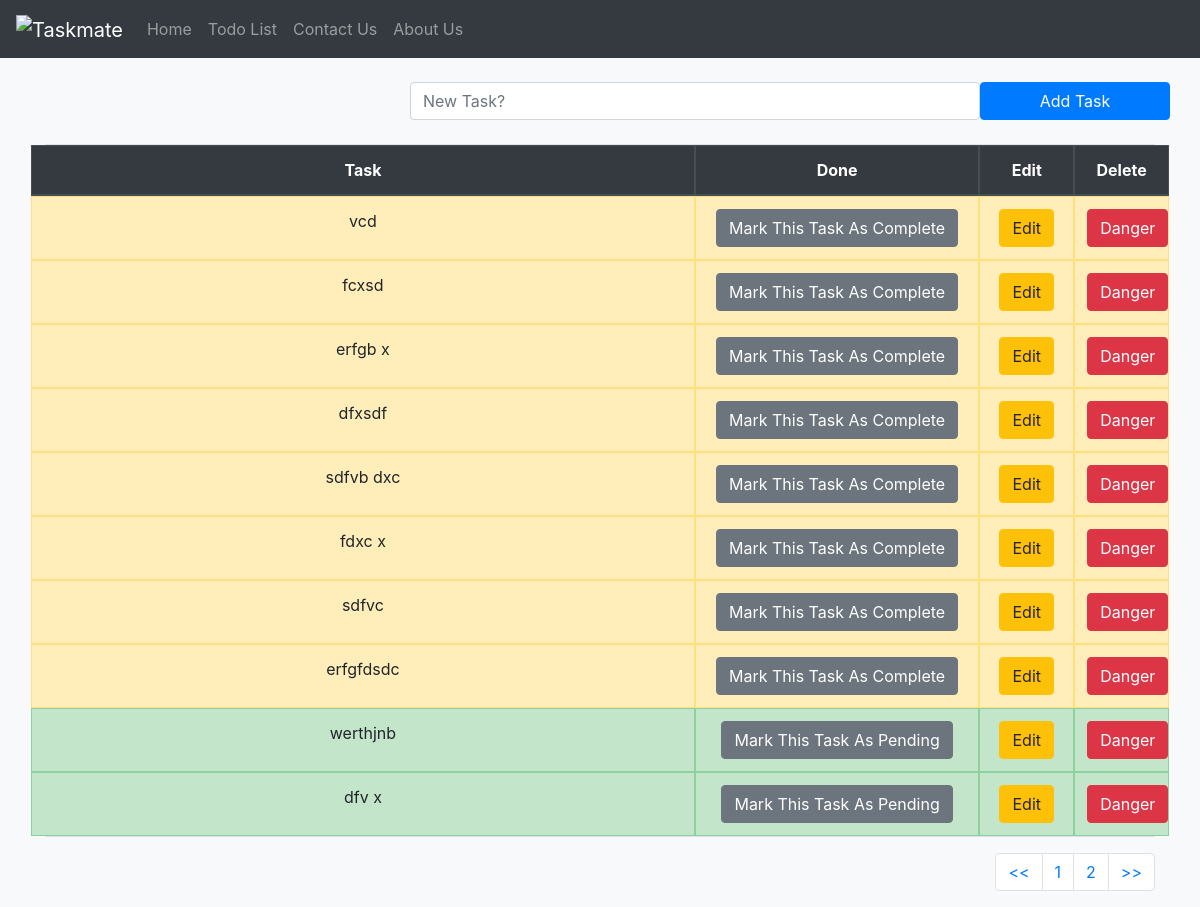
Page /todolist/?pg=2 on the committed database.
### todolist_app/models.py (models this page shows, shortened)
class TaskList(models.Model):
    task = models.CharField(max_length=50)
    done = models.BooleanField(default=False)

### todolist_app/views.py (the view)
# urls.py: path('todolist/',include('todolist_app.urls')),
def todolist(request):
              if request.method == "POST":
                  form = TaskForm(request.POST or None)
                  if form.is_valid():
                    form.save()
                  messages.success(request,("New Task Added!"))
                  return redirect('todolist')
              else:
                all_tasks = TaskList.objects.all()
                paginator = Paginator(all_tasks,10)
                page = request.GET.get('pg')
                all_tasks = paginator.get_page(page)
                return render(request,'todolist.html', {'all_tasks':all_tasks})

### todolist_app/templates/todolist.html (shortened to what this page needs)
{% extends "base.html" %}
  {% block content %}
   <div class="container">
   <form method="POST" class="row">
    <label class="col-lg-4">  </label>
 <input type="text" class="form-control col-lg-6" name="task" placeholder="New Task?">
  <button type="submit" class="btn btn-primary col-lg-2">Add Task</button>
</form>
        <table class="table table-bordered text-center">
        <thead class="thead-dark">
          <tr class="row">
            <th class="col-7">Task</th>
            <th class="col-3">Done</th>
            <th class="col-1">Edit</th>
            <th class="col-1">Delete</th>
          </tr>
        </thead>
        <tbody>
        {% if all_tasks %}
         {% for obj in all_tasks  %}
          {% if obj.done %}
                <tr class="table-success row">
                  <td class="col-7">{{ obj.task }}</th>
                  <td class="col-3"><a href="{% url 'pending_task' obj.id %}"><button type="button" class="btn btn-secondary">Mark This Task As Pending</button></a></td>
                  <td class="col-1"><a href="{% url 'edit_task'  obj.id %}"><button type="button" class="btn btn-warning">Edit</button></a></td>
                  <td class="col-1"><a href="{% url 'delete_task'  obj.id %}"><button type="button" class="btn btn-danger">Danger</button></a> </td>
                </tr>
                {% else %}
                    <tr class="table-warning row">
                      <td class="col-7">{{ obj.task }}</th>
                      <td class="col-3"><a href="{% url 'complete_task' obj.id %}"><button type="button" class="btn btn-secondary">Mark This Task As Complete</button></a></td>
                      <td class="col-1"><a href="{% url 'edit_task'  obj.id %}"><button type="button" class="btn btn-warning">Edit</button></a></td>
                      <td class="col-1"><a href="{% url 'delete_task'  obj.id %}"><button type="button" class="btn btn-danger">Danger</button></a></td>
                    </tr>
                    {% endif %}
            {% endfor %}
          {% endif %}
        </tbody>
      </table>
    <nav aria-label="Page navigation example">
  <ul class="pagination justify-content-end">
    <li class="page-item"><a class="page-link" href="?pg=1" ><<</a></li>
    {% if all_tasks.has_previous %}
    <li class="page-item"><a class="page-link" href="?pg={{ all_tasks.previous_page_number }}">{{ all_tasks.previous_page_number }}</a></li>
    {% endif %}
    <li class="page-item"><a class="page-link" href="?pg={{ all_tasks.number }}">{{ all_tasks.number }}</a></li>
    <li class="page-item"><a class="page-link" href="?pg={{ all_tasks.paginator.num_pages }}">>></a></li>
  </ul>
</nav>
      </div>
     {% endblock content %}

### rows in the picture
TaskList: task "vcd"
TaskList: task "fcxsd"
TaskList: task "erfgb x"
TaskList: task "dfxsdf"
TaskList: task "sdfvb dxc"
TaskList: task "fdxc x"
TaskList: task "sdfvc"
TaskList: task "erfgfdsdc"
TaskList: task "werthjnb"
TaskList: task "dfv x"

### other values in the picture
{{ all_tasks.previous_page_number }} "1"
{{ all_tasks.number }} "2"
